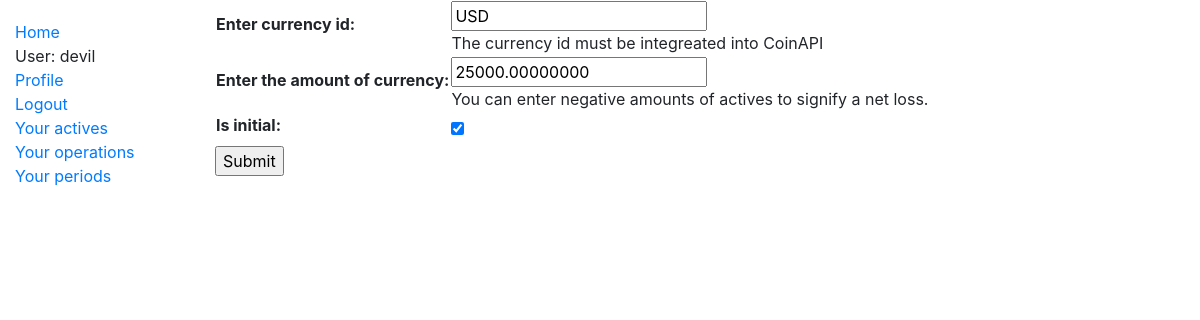
The page /active/3/update/ (signed in) on the database its author committed.
### trader_journal/models.py (models this page shows, shortened)
class Active(models.Model):
    user_id = models.ForeignKey(User, on_delete=models.CASCADE)
    currency = models.CharField(max_length=5)
    amount = models.DecimalField(max_digits=16,decimal_places=8)
    is_initial = models.BooleanField(default=False)

### trader_journal/views.py (the view)
# urls.py: path('active/<int:pk>/update/', views.ActiveUpdate.as_view(), name='active_update'),
class ActiveUpdate(UserUpdateView):
    form_class = forms.ActiveForm
    model = models.Active

### trader_journal/forms.py (shortened to what this page needs)
class ActiveForm(forms.ModelForm):
    class Meta:
        model = models.Active
        fields = ('currency','amount','is_initial')
        labels = {'currency': _('Enter currency id'),'amount':_('Enter the amount of currency')}
        help_texts = {'currency': _('The currency id must be integreated into CoinAPI'),
        'amount':_('You can enter negative amounts of actives to signify a net loss.')}

### trader_journal/views.py (called while the page is built)
    def get_object(self, queryset=None):
        obj = super(UserUpdateView,self).get_object()
        if not obj.user_id.id==self.request.user.id:
            raise Http404
        else:
            return obj

### trader_journal/templates/trader_journal/active_form.html (shortened to what this page needs)
{% extends "base_generic.html" %}
{% block content %}
  <form action="" method="post">
    <table>
    {{ form.as_table }}
    </table>
    <input type="submit" value="Submit">
  </form>
{% endblock %}

### trader_journal/templates/base_generic.html (shortened to what this page needs)
<!DOCTYPE html>
<html lang="en">
<head>
  <link rel="stylesheet" href="https://stackpath.bootstrapcdn.com/bootstrap/4.4.1/css/bootstrap.min.css">
  {% load static %}
  <link rel="stylesheet" href="{% static 'css/styles.css' %}">
</head>
<body>
  <div class="container-fluid">
    <div class="row">
      <div class="col-sm-2">
      {% block sidebar %}
        <ul class="sidebar-nav">
          <li><a href="{% url 'trader_journal:index' %}">Home</a></li>
          {% if user.is_authenticated %}
          <li>User: {{ user.get_username }}</li>
          <li><a href="{% url 'trader_journal:profile' %}?next={{request.path}}">Profile</a></li>
          <li><a href="{% url 'trader_journal:logout' %}?next={{request.path}}">Logout</a></li>
          <li><a href="{% url 'trader_journal:actives' %}">Your actives</a></li>
          <li><a href="{% url 'trader_journal:operations' %}">Your operations</a></li>
          <li><a href="{% url 'trader_journal:periods' %}">Your periods</a></li>
          {% else %}
          <li><a href="{% url 'trader_journal:login' %}?next={{request.path}}">Login</a></li>
          <li><a href="{% url 'trader_journal:register' %}?next={{request.path}}">Register</a></li>
          {% endif %}
        </ul>
     {% endblock %}
      </div>
      <div class="col-sm-10 ">{% block content %}{% endblock %}</div>
    </div>
  </div>
</body>
</html>

### trader_journal/static/css/styles.css (style rules this page uses)
.sidebar-nav { margin-top: 20px; padding: 0; list-style: none; }

### rows shown on the page
Active: currency "USD", amount "25000.00000000", is_initial "☑"

### other values the page prints
{{ user.get_username }} "devil"
